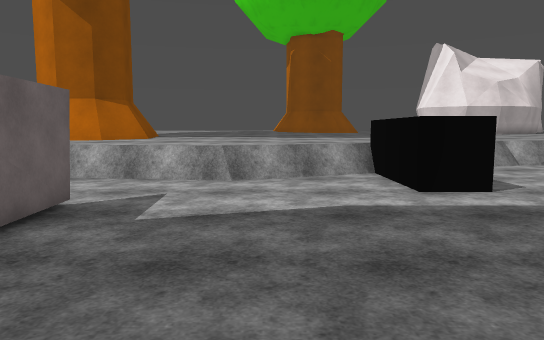
view 1 (above)

13 first-person views from a walk through a 3-D level made in the Unity game engine. The camera is 1.5 m above the floor, tilts 6° down and sees 70° across. The floor is counted in squares, 1 m on a side. Each view is taken from the middle of a square. On the plan, view 1 faces up. The plan holds only what a view shows up to about 17 squares ahead; the rest is blank. The place goes on beyond the plan. The player character is not drawn. Surface patterns are stand-ins for the level's own textures.

view 2
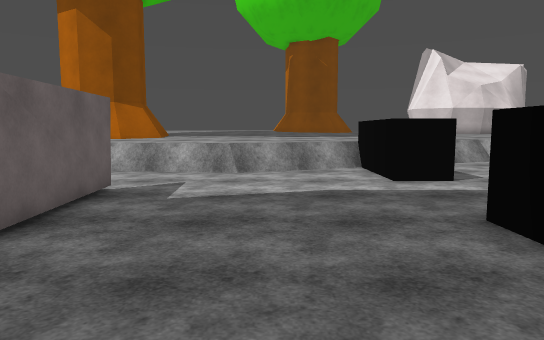

view 3
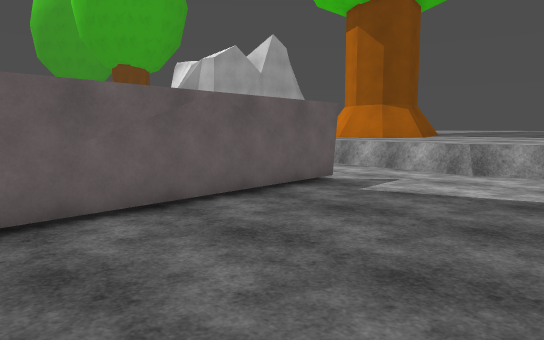

view 4
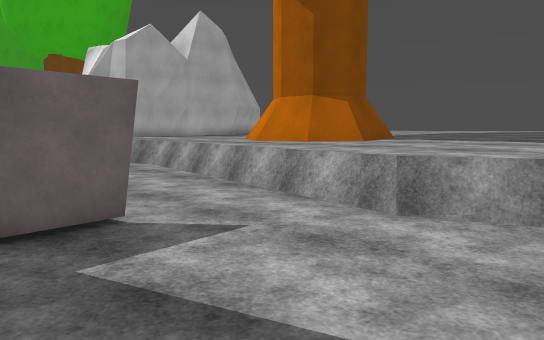

view 5
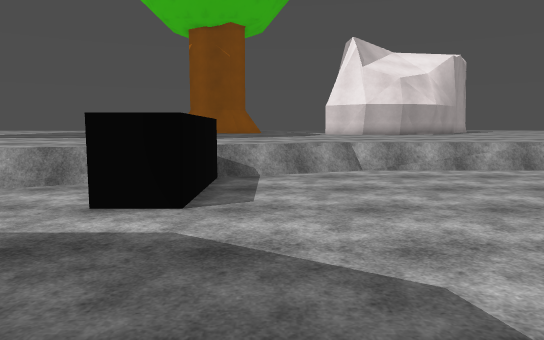

view 6
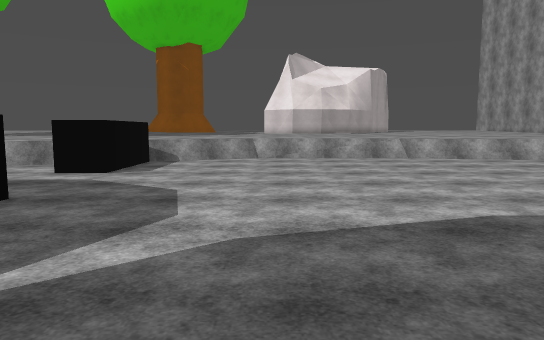

view 7
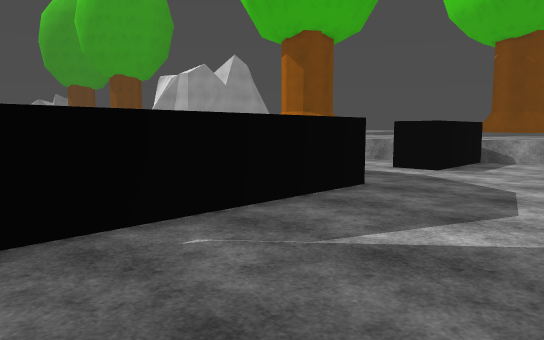

view 8
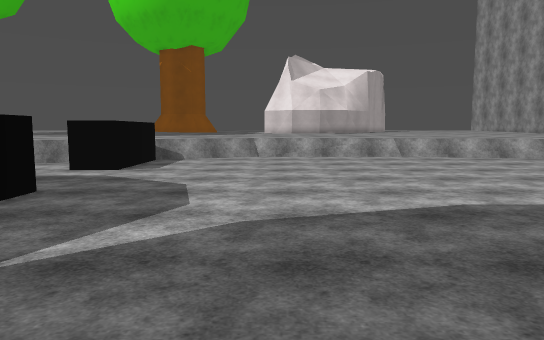

view 9
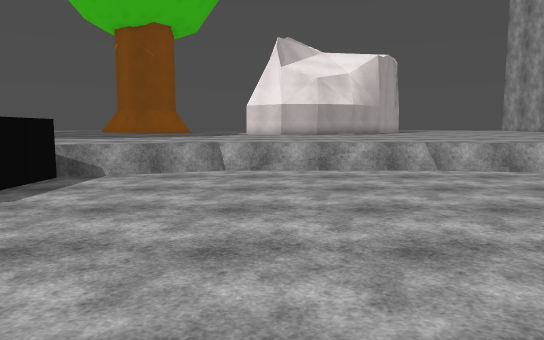

view 10
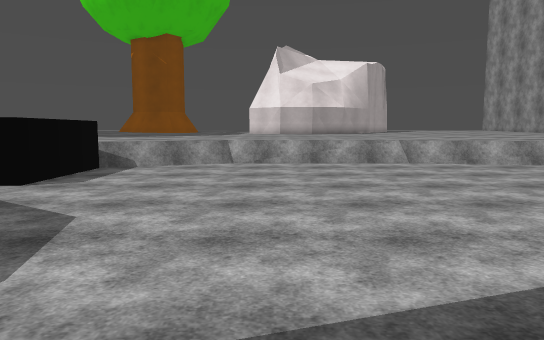

view 11
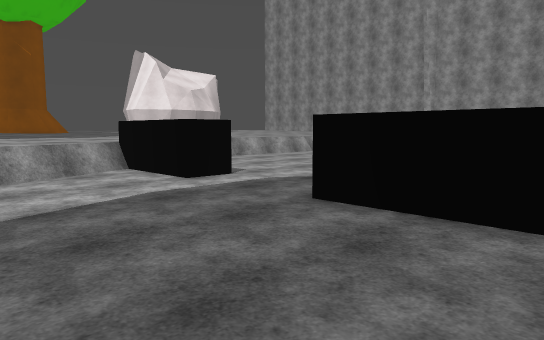

view 12
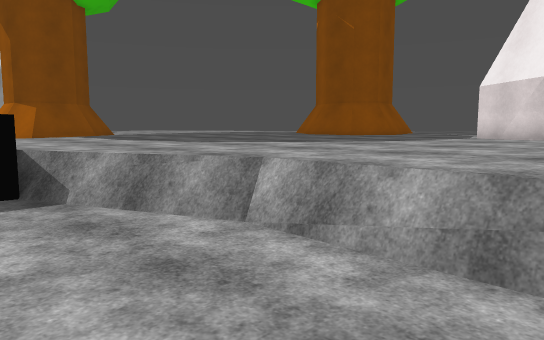

view 13
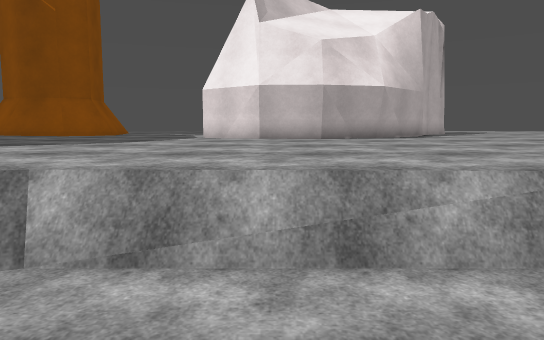

### Floor plan
Key: @ floor where view 1 was taken; # wall or solid block; x gap in a wall; . main floor; : floor 0.25 m higher than the main floor; + floor 0.75 m higher than the main floor; * floor 1 m higher than the main floor; % floor 1.25 m higher than the main floor; / step, stairs or slope; = window, fence, low wall or low ledge; ^ raised ledge; v drop or lower ground.
Columns run from 9 left of view 1 to 16 right of it. Each row starts with its distance up from view 1.
 29           ## ##=%
 28            ###=%%%%%
 27             %%%%%%%%##
 26              %%%%%%%%#####
 25              %%%%%%%%%%%%%
 24       %%     %%%%%%%%%%%%%
 23       %%    %%%%%*********
 22     %%%%%  %%%%***********
 21     %%%%%%%%%*************
 20    =%%%%%%%***************
 19   ##%%%%%*****************
 18   ##**********************
 17  ###**********************
 16 ###**************==vvv====
 15 ***************+:.........
 14 *************^#...........
 13 =*********==x #...........
 12 ....======#.. #...........
 11 ............. #...........
 10 ............. #...........
  9   ........... #...........
  8     .#....................
  7      v....................
  6      /....................
  5      /....................
  4      /....... #...........
  3      /.......  ...........
  2      /.......  ...........
  1      /.......  ..........
  0      /...@...  ..........
 -1      /.....    .........
 -2          .  .  ........
 -3                .....
 -4                .... .
 -5                     .

Positions as (right, up) in squares from view 1, and headings:
1: (0, 0), facing up
2: (0, -2), facing up
3: (3, -2), facing up-left
4: (2, 5), facing up-left
5: (7, 2), facing up
6: (11, -4), facing up
7: (11, -5), facing up-left
8: (11, -5), facing up
9: (12, 2), facing up
10: (12, -1), facing up
11: (-3, -1), facing up-right
12: (15, 12), facing up-left
13: (13, 12), facing up
